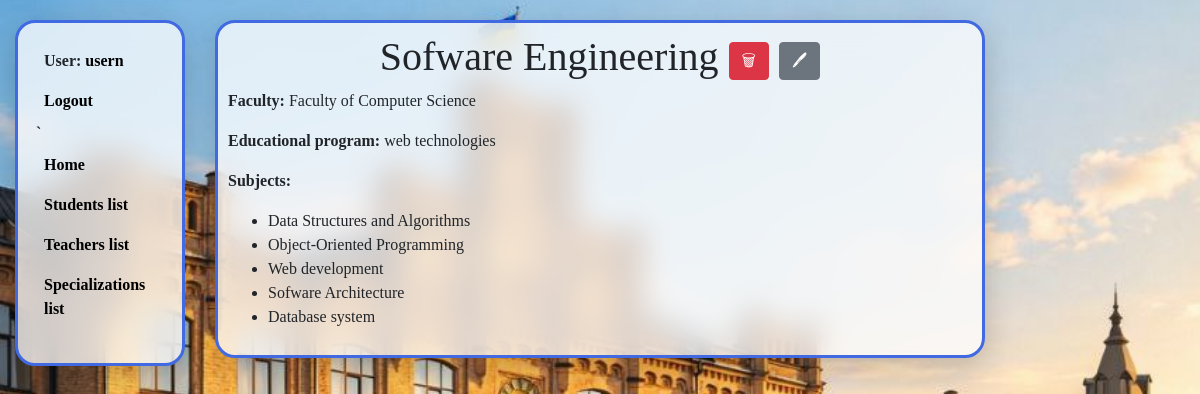
/specializations/1/ (signed in), run on the app's committed database.
### university_app/models.py (models this page shows, shortened)
class Student(AbstractUser):
    form_of_study_choices = [
        ("full_time", "Full-time"),
        ("part_time", "Part-time"),
        ("distance", "Distance-learning")
    ]
    faculty = models.ForeignKey(Faculty, on_delete=models.PROTECT, related_name="students_faculty", null=True)
    specialization = models.ForeignKey(Specialization, on_delete=models.PROTECT, related_name="students_specialization", null=True)
    form_of_study = models.CharField(max_length=255, choices=form_of_study_choices)
    current_rating = models.PositiveIntegerField(default=0, validators=[MinValueValidator(1), MaxValueValidator(100)])
    group = models.ForeignKey("Group", on_delete=models.PROTECT, related_name="students_group", null=True)
    class Meta:
        ordering = ["id"]

class Specialization(models.Model):
    name = models.CharField(max_length=255)
    educational_program = models.CharField(max_length=255)
    subjects = models.ManyToManyField("Subject", related_name="specializations_subjects")
    faculty = models.ForeignKey(Faculty, on_delete=models.PROTECT, related_name="specializations_faculty")
    class Meta:
        ordering = ["id"]

class Faculty(models.Model):
    name = models.CharField(max_length=255, unique=True)
    study_time = models.IntegerField(validators=[MinValueValidator(1), MaxValueValidator(4)])

class Subject(models.Model):
    name = models.CharField(max_length=255)
    class Meta:
        ordering = ["id"]

### university_app/views.py (the view)
# urls.py: path("specializations/<int:pk>/", SpecializationDetailView.as_view(), name="specialization-detail"),
class SpecializationDetailView(LoginRequiredMixin, generic.DetailView):
    model = Specialization

### university_app/context_processors.py (called while the page is built)
def cfg_assets_root(request):
    return { 'ASSETS_ROOT' : settings.ASSETS_ROOT }

### templates/university_app/specialization_detail.html
{% extends "base.html" %}
{% block body_class %}
  other_pages_image
{% endblock %}
{% block content %}
  <div class="background divv">
    <h1 class="text1">{{ specialization.name }}
      <a href="{% url "university_app:specialization-delete" pk=specialization.id %}" class="btn btn-danger link-to-page">
        🗑
      </a>
      <a href="{% url "university_app:specialization-update" pk=specialization.id %}" class="btn btn-secondary link-to-page">
        🖊
      </a>
    </h1>
    <p><strong>Faculty:</strong> {{ specialization.faculty.name }}</p>
    <p><strong>Educational program:</strong> {{ specialization.educational_program }}</p>
    <p><strong>Subjects:</strong></p>
    <ul>
      {% for subject in specialization.subjects.all %}
        <li>{{ subject.name }}</li>
      {% endfor %}
    </ul>
  </div>
{% endblock %}

### templates/includes/sidebar.html
<div class="background">
  <ul class="item1">
    <li class="item1">User: <a href="{{ user.get_absolute_url }}" class="text2">{{ user.get_username }}</></li>
    <li class="item1"><a href="{% url "university_app:login" %}" class="text2">Logout</a></li>
`
    <br>
    <li class="item1"><a href="{% url 'university_app:index' %}" class="text2">Home</a></li>
    <li class="item1"><a href="{% url 'university_app:students-list' %}" class="text2">Students list</a></li>
    <li class="item1"><a href="{% url 'university_app:teachers-list' %}" class="text2">Teachers list</a></li>
    <li class="item1"><a href="{% url 'university_app:specializations-list' %}" class="text2">Specializations list</a></li>
  </ul>
</div>

### static/css/styles.css (style rules this page uses)
.other_pages_image { background-image: url("../images/5289804339234938364 (1).jpg"); background-size: cover; background-repeat: no-repeat; background-position: center 55%; background-attachment: fixed; min-height: 100vh; }
.background { background: rgba(255, 255, 255, 0.75); backdrop-filter: blur(15px); border: 3px solid royalblue; margin-top: 20px; padding: 10px; border-radius: 20px; box-shadow: 0 10px 30px rgba(0,0,0,0.2); }
.text1 { text-align: center; }
.divv { padding-left: 10px; font-family: 'Merriweather', 'Times New Roman', serif; }
.text2 { color: black; font-weight: bold; font-family: 'Merriweather', 'Times New Roman', serif; }
.item1 { display: block; font-weight: bold; padding: 8px 12px 8px 8px; list-style: none; text-align: left; font-family: 'Merriweather', 'Times New Roman', serif; }

### data on the page
Student: get_username "usern"
Specialization: name "Sofware Engineering", faculty.name "Faculty of Computer Science", educational_program "web technologies"
Subject: name "Data Structures and Algorithms"
Subject: name "Object-Oriented Programming"
Subject: name "Web development"
Subject: name "Sofware Architecture"
Subject: name "Database system"
